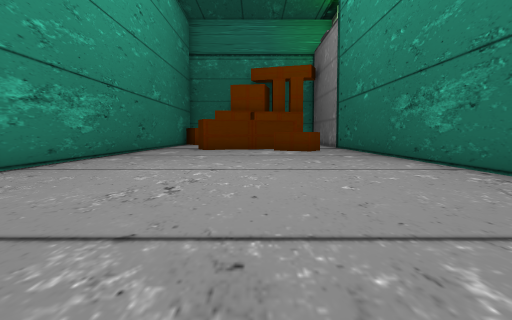
[1] (above)

16 first-person views from a walk through a scene from a Unity 3-D project. The camera is 1.2 m above the floor, tilts 4° down and sees 70° across. The floor is counted in squares, 2 m on a side. Each view is taken from the middle of a square. On the plan, view 1 faces up. The plan holds only what a view shows up to about 10 squares ahead; the rest is blank. The place goes on beyond the plan. The player is left out.

[2]
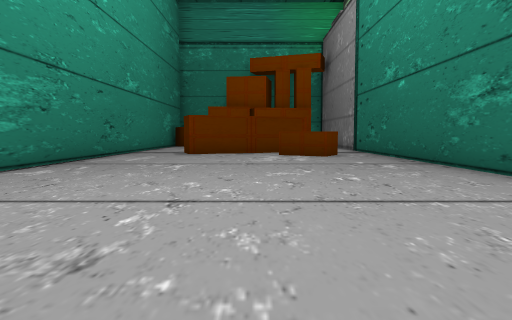

[3]
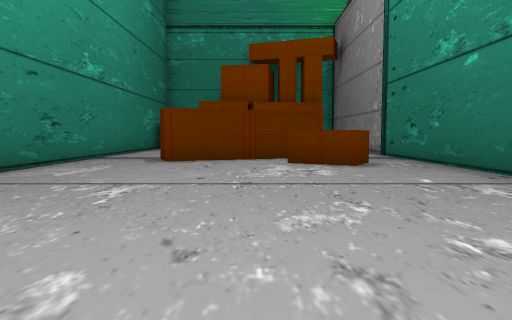

[4]
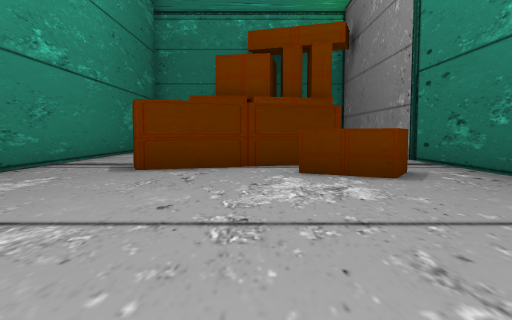

[5]
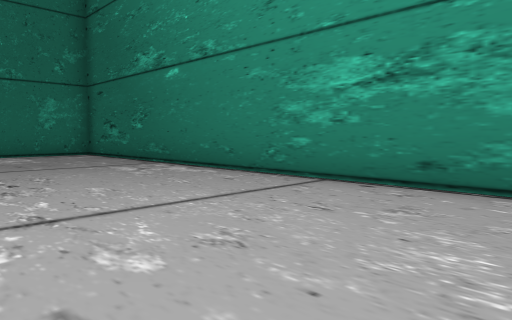

[6]
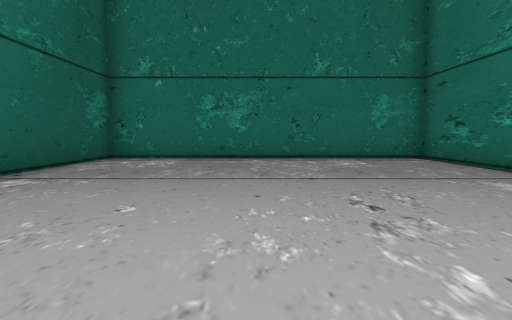

[7]
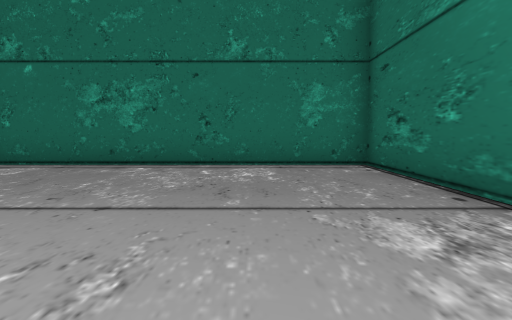

[8]
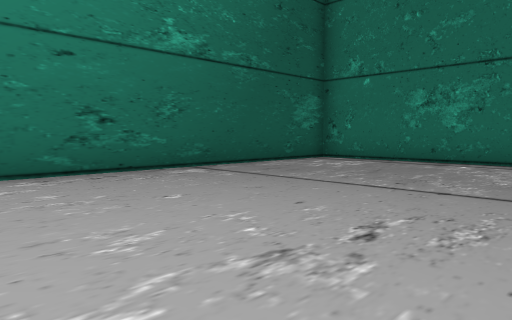

[9]
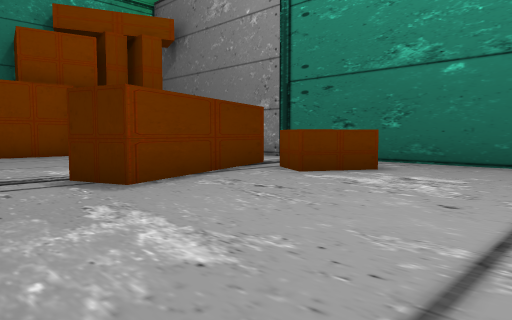

[10]
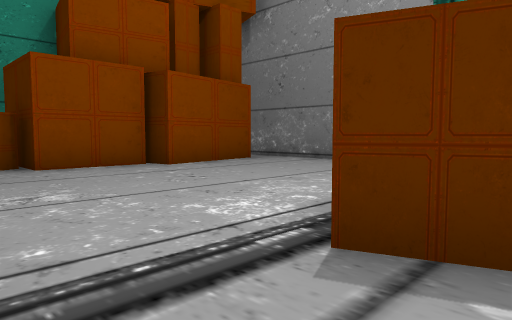

[11]
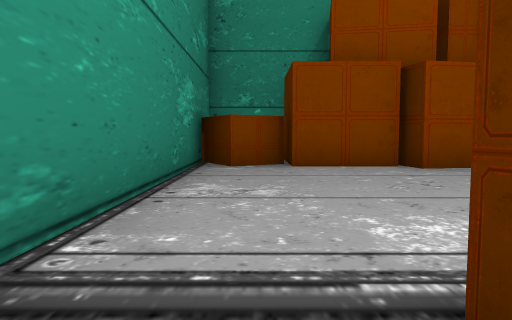

[12]
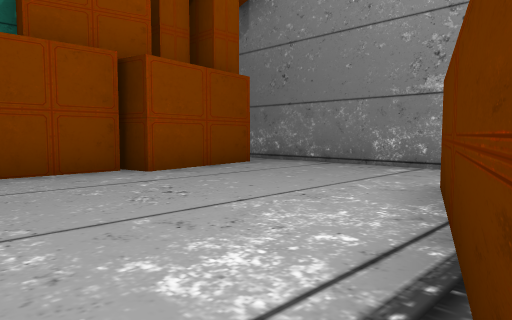

[13]
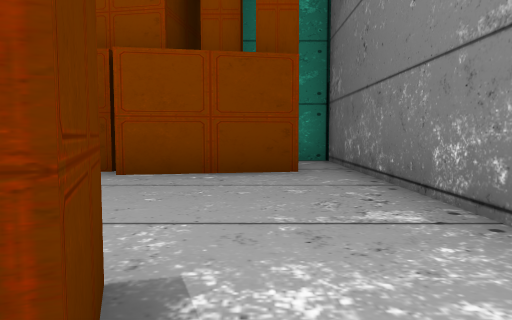

[14]
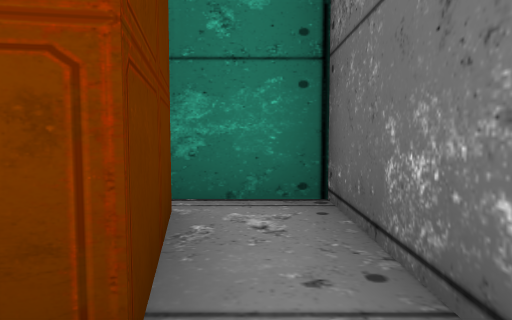

[15]
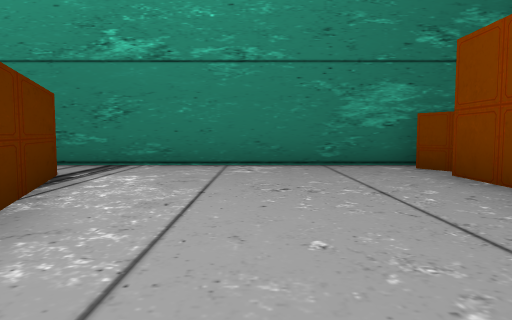

[16]
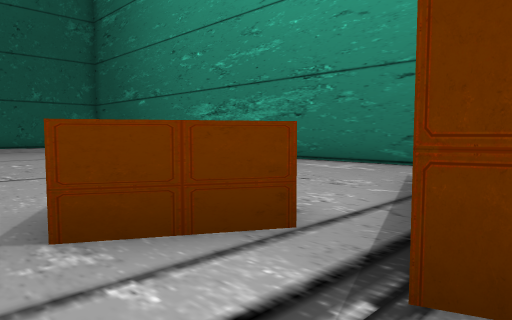

### Floor plan
Points are (right, up) in squares from view 1. A wall is a line through its corners. A room is listed if a view was taken in it or the views show most of it. See-through windows are left out.
Room 1 (views 1, 2, 3, 4, 5, 6, 7, 8, 9, 10, 11)
walls: (1.9, 12.9) (0.7, 13.7) (1.2, 14.5) (2.4, 13.8) (1.9, 12.9); (-4.2, 14.4) (-4.2, -2.2) (3.7, -2.2) (3.7, 14.5); (1.7, 15.5) (-2, 14.1) (-2.4, 15.1)
ways out: opening at (-3.5, 15) to room 2; opening at (2.5, 15.5) to room 2
Room 2 (views 12, 13, 14, 15, 16)
walls: (-0.2, 20.9) (-2.3, 20.9) (-2.3, 22.9); (-2.4, 15.1) (1.4, 16.4) (1.7, 15.5); (-2.3, 21.5) (-3.5, 20.8) (-4.2, 22.1) (-4.2, 14.4); (3.7, 14.5) (3.7, 23.4) (2.1, 23.4); (2.3, 23) (2.7, 20.9) (-0.1, 20.4) (-0.2, 21.2)
ways out: opening at (-3.5, 15) to room 1; opening at (2.5, 15.5) to room 1

Positions as (right, up) in squares from view 1, and headings:
1: (0, 0), facing up
2: (0, 3), facing up
3: (0, 6), facing up
4: (0, 8), facing up
5: (0, 9), facing down-left
6: (0, 7), facing down
7: (-2, 5), facing down
8: (-2, 6), facing down-right
9: (-4, 10), facing up-right
10: (-4, 14), facing up-right
11: (-3, 14), facing up
12: (-3, 15), facing up-right
13: (2, 15), facing up
14: (3, 20), facing up
15: (3, 18), facing left
16: (3, 16), facing down-left
